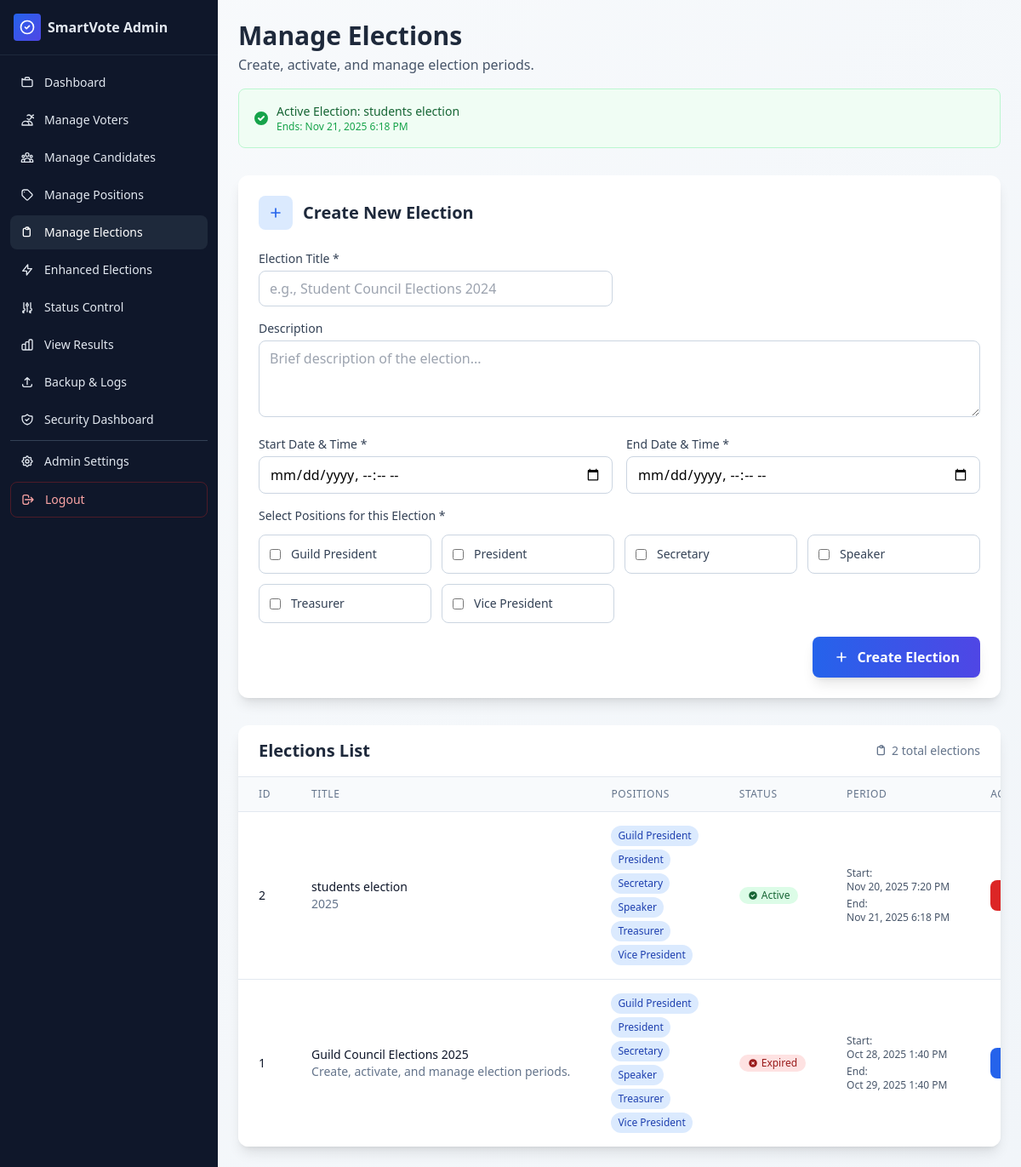
The app's page /admin/manage_elections.php (signed in) with its own data.
### tables this page shows
CREATE TABLE `elections` (
  `id` int(11) NOT NULL AUTO_INCREMENT,
  `title` varchar(200) NOT NULL,
  `description` text DEFAULT NULL,
  `start_date` datetime NOT NULL,
  `end_date` datetime NOT NULL,
  `status` enum('active','closed','pending','expired') NOT NULL DEFAULT 'closed',
  `manually_activated` tinyint(1) DEFAULT 0,
  `manually_activated_at` timestamp NULL DEFAULT NULL,
  `voters_can_view_results` tinyint(1) DEFAULT 0,
  `results_published_at` timestamp NULL DEFAULT NULL,
  `created_at` timestamp NOT NULL DEFAULT current_timestamp(),
  `name` varchar(255) NOT NULL DEFAULT '',
  PRIMARY KEY (`id`),
  KEY `idx_elections_dates` (`start_date`,`end_date`),
  KEY `idx_elections_status` (`status`),
  KEY `idx_voters_can_view_results` (`voters_can_view_results`)
);

CREATE TABLE `positions` (
  `id` int(11) NOT NULL AUTO_INCREMENT,
  `name` varchar(100) NOT NULL,
  `description` text DEFAULT NULL,
  `max_candidates` int(11) DEFAULT 1,
  `created_at` timestamp NOT NULL DEFAULT current_timestamp(),
  PRIMARY KEY (`id`),
  UNIQUE KEY `name` (`name`)
);

### admin/manage_elections.php (the view, shortened to what the rows shown need)
<?php
require_once __DIR__ . '/../includes/db_connect.php';
require_once __DIR__ . '/../includes/functions.php';
$activeElection = current_active_election($pdo);
$elections = $pdo->query("
    SELECT e.*,
           GROUP_CONCAT(p.name ORDER BY p.name SEPARATOR ', ') as position_names
    FROM elections e
    LEFT JOIN election_positions ep ON e.id = ep.election_id
    LEFT JOIN positions p ON ep.position_id = p.id
    GROUP BY e.id
    ORDER BY e.created_at DESC
")->fetchAll();
$positions = $pdo->query("SELECT * FROM positions ORDER BY name ASC")->fetchAll();
$editElection = null;
$editPositions = [];
function getStatusBadge($status) {
    switch ($status) {
        case 'active':
            return '<span class="inline-flex items-center px-2.5 py-0.5 rounded-full text-xs font-medium bg-green-100 text-green-800">
                <svg class="w-3 h-3 mr-1" fill="currentColor" viewBox="0 0 20 20">
                    <path fill-rule="evenodd" d="M10 18a8 8 0 100-16 8 8 0 000 16zm3.707-9.293a1 1 0 00-1.414-1.414L9 10.586 7.707 9.293a1 1 0 00-1.414 1.414l2 2a1 1 0 001.414 0l4-4z" clip-rule="evenodd"></path>
                </svg>
                Active
            </span>';
        case 'expired':
            return '<span class="inline-flex items-center px-2.5 py-0.5 rounded-full text-xs font-medium bg-red-100 text-red-800">
                <svg class="w-3 h-3 mr-1" fill="currentColor" viewBox="0 0 20 20">
                    <path fill-rule="evenodd" d="M10 18a8 8 0 100-16 8 8 0 000 16zM8.707 7.293a1 1 0 00-1.414 1.414L8.586 10l-1.293 1.293a1 1 0 101.414 1.414L10 11.414l1.293 1.293a1 1 0 001.414-1.414L11.414 10l1.293-1.293a1 1 0 00-1.414-1.414L10 8.586 8.707 7.293z" clip-rule="evenodd"></path>
                </svg>
                Expired
            </span>';
    }
}
?>
<!DOCTYPE html>
<html lang="en">
<head>
    <script src="https://cdn.tailwindcss.com"></script>
</head>
<body class="bg-gradient-to-br from-slate-50 to-slate-100 min-h-screen">
    <main class="lg:ml-64 p-4 lg:p-6 pt-16 lg:pt-6 min-h-screen">
            <div class="mb-8">
                <h1 class="text-3xl font-bold text-slate-800">Manage Elections</h1>
                <?php if ($activeElection): ?>
                    <div class="mt-4 p-4 bg-green-50 border border-green-200 rounded-lg">
                        <div class="flex items-center">
                            <svg class="w-5 h-5 text-green-600 mr-2" fill="currentColor" viewBox="0 0 20 20">
                                <path fill-rule="evenodd" d="M10 18a8 8 0 100-16 8 8 0 000 16zm3.707-9.293a1 1 0 00-1.414-1.414L9 10.586 7.707 9.293a1 1 0 00-1.414 1.414l2 2a1 1 0 001.414 0l4-4z" clip-rule="evenodd"></path>
                            </svg>
                            <div>
                                <p class="text-sm font-medium text-green-800">Active Election: <?php echo htmlspecialchars($activeElection['title']); ?></p>
                                <p class="text-xs text-green-600">Ends: <?php echo date('M j, Y g:i A', strtotime($activeElection['end_date'])); ?></p>
                            </div>
                        </div>
                    </div>
                <?php endif; ?>
            </div>
            <div class="bg-white rounded-xl shadow-lg p-6 mb-8">
                <div class="flex items-center justify-between mb-6">
                    <div class="flex items-center">
                        <h2 class="text-xl font-semibold text-slate-800">
                            <?php echo $editElection ? 'Edit Election' : 'Create New Election'; ?>
                        </h2>
                    </div>
                </div>
                <form method="post" class="space-y-4">
                    <div>
                        <div class="grid grid-cols-2 md:grid-cols-3 lg:grid-cols-4 gap-3">
                            <?php foreach ($positions as $position): ?>
                                <label class="flex items-center p-3 border border-slate-300 rounded-lg hover:bg-slate-50 cursor-pointer transition-colors">
                                    <input type="checkbox" name="positions[]" value="<?php echo (int)$position['id']; ?>"
                                           <?php echo ($editElection && in_array($position['id'], $editPositions)) ? 'checked' : ''; ?>
                                           class="mr-3 text-brand focus:ring-brand rounded">
                                    <span class="text-sm font-medium text-slate-700"><?php echo htmlspecialchars($position['name']); ?></span>
                                </label>
                            <?php endforeach; ?>
                        </div>
                    </div>
                </form>
            </div>
            <div class="bg-white rounded-xl shadow-lg overflow-hidden">
                <div class="px-6 py-4 border-b border-slate-200">
                    <div class="flex items-center justify-between">
                        <h2 class="text-xl font-semibold text-slate-800">Elections List</h2>
                    </div>
                </div>
                <div class="overflow-x-auto">
                    <table class="min-w-full divide-y divide-slate-200">
                        <thead class="bg-slate-50">
                            <tr>
                                <th class="px-6 py-3 text-left text-xs font-medium text-slate-500 uppercase tracking-wider">ID</th>
                                <th class="px-6 py-3 text-left text-xs font-medium text-slate-500 uppercase tracking-wider">Title</th>
                                <th class="px-6 py-3 text-left text-xs font-medium text-slate-500 uppercase tracking-wider">Positions</th>
                                <th class="px-6 py-3 text-left text-xs font-medium text-slate-500 uppercase tracking-wider">Status</th>
                                <th class="px-6 py-3 text-left text-xs font-medium text-slate-500 uppercase tracking-wider">Period</th>
                                <th class="px-6 py-3 text-left text-xs font-medium text-slate-500 uppercase tracking-wider">Actions</th>
                            </tr>
                        </thead>
                        <tbody class="bg-white divide-y divide-slate-200">
                            <?php foreach ($elections as $election): ?>
                                <tr class="hover:bg-slate-50 transition-colors">
                                    <td class="px-6 py-4 whitespace-nowrap text-sm font-medium text-slate-900">
                                        <?php echo (int)$election['id']; ?>
                                    </td>
                                    <td class="px-6 py-4 whitespace-nowrap">
                                        <div>
                                            <div class="text-sm font-medium text-slate-900"><?php echo htmlspecialchars($election['title']); ?></div>
                                            <?php if ($election['description']): ?>
                                                <div class="text-sm text-slate-500 max-w-xs truncate"><?php echo htmlspecialchars($election['description']); ?></div>
                                            <?php endif; ?>
                                        </div>
                                    </td>
                                    <td class="px-6 py-4 whitespace-nowrap">
                                        <?php if ($election['position_names']): ?>
                                            <div class="flex flex-wrap gap-1">
                                                <?php foreach (explode(', ', $election['position_names']) as $position): ?>
                                                    <span class="inline-flex items-center px-2 py-1 rounded-full text-xs font-medium bg-blue-100 text-blue-800">
                                                        <?php echo htmlspecialchars(trim($position)); ?>
                                                    </span>
                                                <?php endforeach; ?>
                                            </div>
                                        <?php else: ?>
                                            <span class="text-sm text-slate-400">No positions</span>
                                        <?php endif; ?>
                                    </td>
                                    <td class="px-6 py-4 whitespace-nowrap">
                                        <?php echo getStatusBadge($election['status']); ?>
                                    </td>
                                    <td class="px-6 py-4 whitespace-nowrap text-sm text-slate-600">
                                        <div class="flex flex-col">
                                            <div class="text-xs">
                                                <div class="font-medium">Start:</div>
                                                <div><?php echo date('M j, Y g:i A', strtotime($election['start_date'])); ?></div>
                                            </div>
                                            <div class="text-xs mt-1">
                                                <div class="font-medium">End:</div>
                                                <div><?php echo date('M j, Y g:i A', strtotime($election['end_date'])); ?></div>
                                            </div>
                                        </div>
                                    </td>
                                    <td class="px-6 py-4 whitespace-nowrap text-sm font-medium">
                                        <div class="flex items-center space-x-2">
                                            <?php
                                            $status = $election['status'];
                                            ?>
                                            <?php if ($status === 'active'): ?>
                                                <form method="post" class="inline">
                                                    <button type="submit" class="inline-flex items-center px-3 py-2 text-sm font-medium text-white bg-red-600 hover:bg-red-700 rounded-lg transition-all duration-200" title="Close Election">
                                                    </button>
                                                </form>
                                            <?php endif; ?>
                                            <a href="?edit=<?php echo (int)$election['id']; ?>" class="inline-flex items-center px-3 py-2 text-sm font-medium text-white bg-blue-600 hover:bg-blue-700 rounded-lg transition-all duration-200" title="Edit Election">
                                            </a>
                                        </div>
                                    </td>
                                </tr>
                            <?php endforeach; ?>
                        </tbody>
                    </table>
                </div>
            </div>
        </main>
</body>
</html>

### records on screen
elections: title "students election", end_date "Nov 21, 2025 6:18 PM", id "2", description "2025", position "Guild President", position "President", position "Secretary", position "Speaker", position "Treasurer", position "Vice President", status "active" (drawn), start_date "Nov 20, 2025 7:20 PM"
positions: name "Guild President"
positions: name "President"
positions: name "Secretary"
positions: name "Speaker"
positions: name "Treasurer"
positions: name "Vice President"
elections: id "1", title "Guild Council Elections 2025", description "Create, activate, and manage election periods.", position "Guild President", position "President", position "Secretary", position "Speaker", position "Treasurer", position "Vice President", status "expired" (drawn), start_date "Oct 28, 2025 1:40 PM", end_date "Oct 29, 2025 1:40 PM"

### other values on screen
$sidebarConfig['brand']['title'] "SmartVote Admin"
$item['title'] "Dashboard"
$item['title'] "Manage Voters"
$item['title'] "Manage Candidates"
$item['title'] "Manage Positions"
$item['title'] "Manage Elections"
$item['title'] "Enhanced Elections"
$item['title'] "Status Control"
$item['title'] "View Results"
$item['title'] "Backup & Logs"
$item['title'] "Security Dashboard"
$item['title'] "Admin Settings"
$logoutConfig['title'] "Logout"
count($elections) "2"
